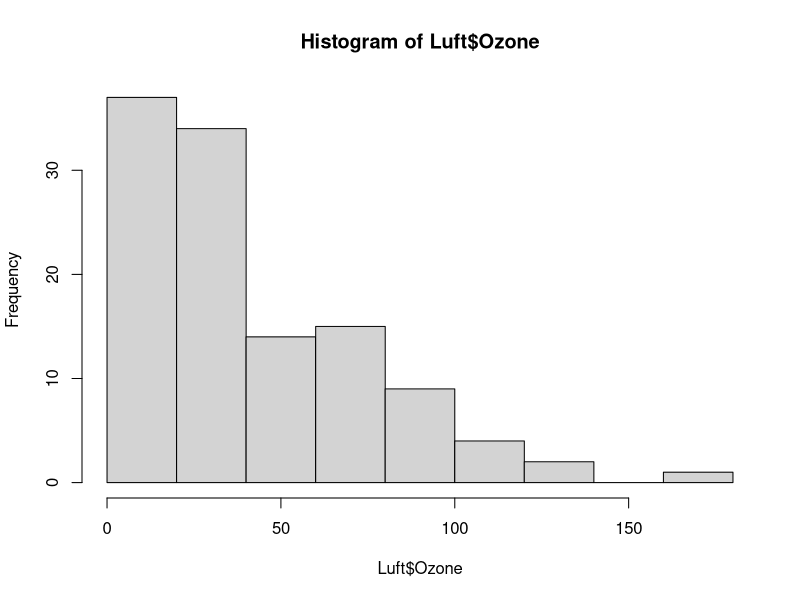
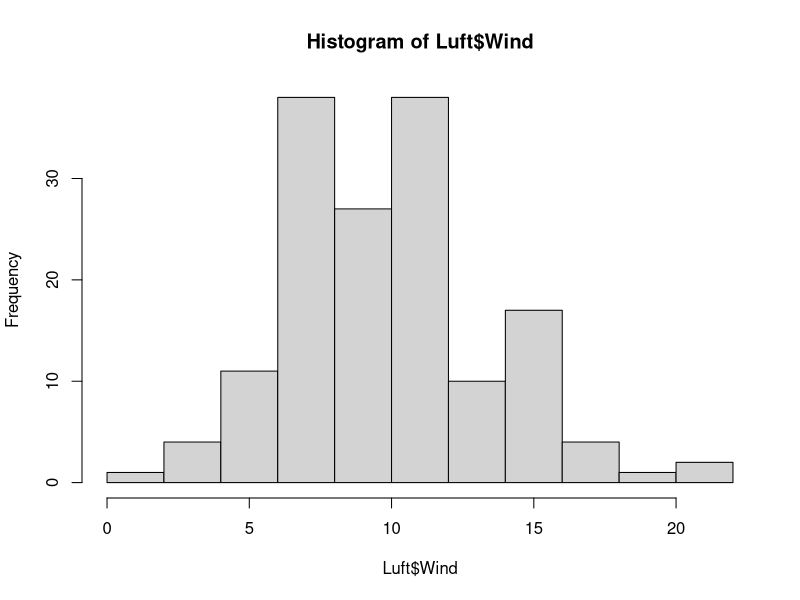
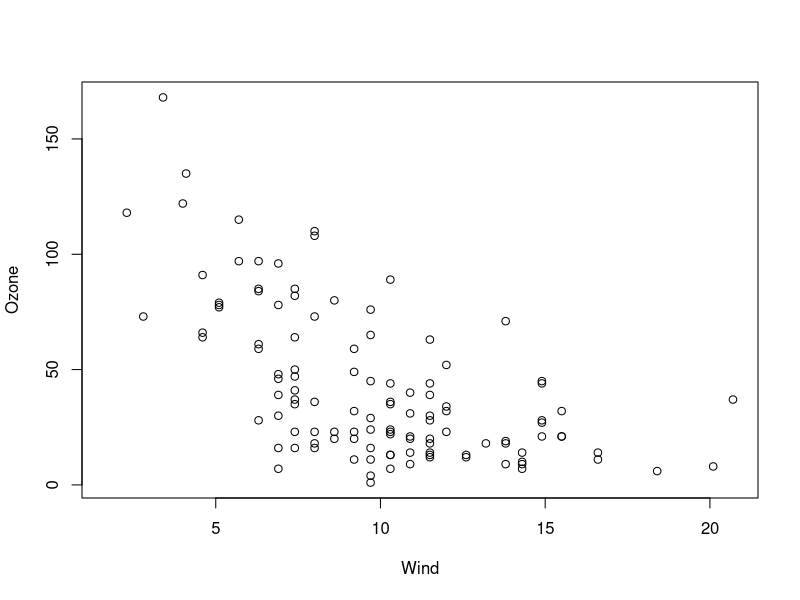

R code for these plots, in order:

# Daten laden -------------------------------------------------------------


Luft <-data.frame(airquality)


# Grafiken -----------------------------------------------------------------


hist(Luft$Ozone)
hist(Luft$Wind)
plot(Ozone ~ Wind, data = Luft)

# Regression --------------------------------------------------------------


regression_Luft  <-  lm(Ozone ~ Wind, data = Luft)

summary(regression_Luft)